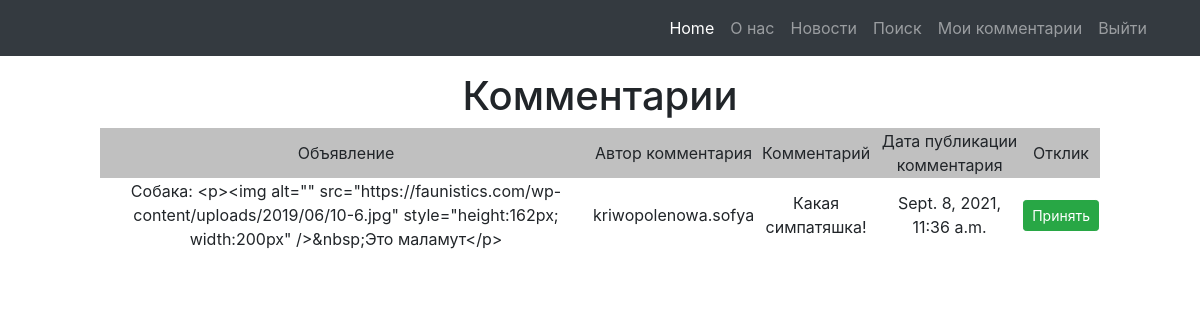
Page /advert/comments/ (signed in) on the committed database.
### advert/models.py (models this page shows, shortened)
class Comments(models.Model):
    post = models.ForeignKey(Post, on_delete=models.CASCADE, verbose_name='Объявление', blank=True, null=True, related_name='comments')
    fan = models.ForeignKey(User, on_delete=models.CASCADE, verbose_name='Автор комментария', blank=True, null=True)
    create_date = models.DateTimeField(auto_now=True)
    text = models.TextField(verbose_name='Текст комментария')
    active = models.BooleanField(default=False)

class Post(models.Model):
    fan = models.ForeignKey(Fan, on_delete=models.CASCADE, verbose_name='Автор')
    time_creation = models.DateTimeField(auto_now_add=True)
    category = models.ManyToManyField(Category, through='PostCategory', verbose_name='Категория')
    title_post = models.CharField(max_length=255, verbose_name='Заголовок')
    text_post = RichTextUploadingField()
    def __str__(self):
        return f'{self.title_post.title()}: {self.text_post}'

### advert/views.py (the view)
# urls.py: path('comments/', CommentList.as_view(), name="comments"),
class CommentList(ListView):
    model = Comments
    template_name = 'comments.html'
    context_object_name = 'comments'
    queryset = Comments.objects.order_by('-create_date')
    paginate_by = 5
    def get_context_data(self, **kwargs):
        context = super().get_context_data(**kwargs)
        context['comments'] = list(Comments.objects.filter(post__fan__user=self.request.user))
        return context

### templates/comments.html (shortened to what this page needs)
{% extends 'flatpages/default.html' %}
{% block content %}
<h1>Комментарии</h1>
    {% if comments %}
        <table align="center" width="1000">
            <tr bgcolor="#C0C0C0">
                <td>
                    Объявление
                </td>
                <td>
                    Автор комментария
                </td>
                <td>
                    Комментарий
                </td>
                <td>
                    Дата публикации комментария
                </td>
                <td>
                    Отклик
                </td>
            </tr>
            {% for comment in comments %}
                <tr>
                    <td>
                        {{ comment.post }}
                    </td>
                    <td>
                        {{ comment.fan }}
                    </td>
                    <td>
                        {{ comment.text }}
                    </td>
                    <td>
                        {{ comment.create_date }}
                    </td>
                    <td>
                        {% if comment.active %}
                            <a href="unget/{{ comment.id }}" class="btn btn-danger btn-sm">Отклонить</a>
                        {% else %}
                            <a href="get/{{ comment.id }}" class="btn btn-success btn-sm">Принять</a>
                        {% endif %}
                    </td>
                </tr>
            {% endfor %}
        </table>
    {% else %}
        <h2>Комментариев нет!</h2>
    {% endif %}
{% endblock content %}

### rows in the picture
Comments: post "Собака: <p><img alt=\"\" src=\"https://faunistics.com/wp-content/uploads/2019/06/10-6.jpg\" style=\"height:162px; width:200px\" />&nbsp;Это маламут</p>", fan "kriwopolenowa.sofya", text "Какая симпатяшка!", create_date "Sept. 8, 2021, 11:36 a.m."
